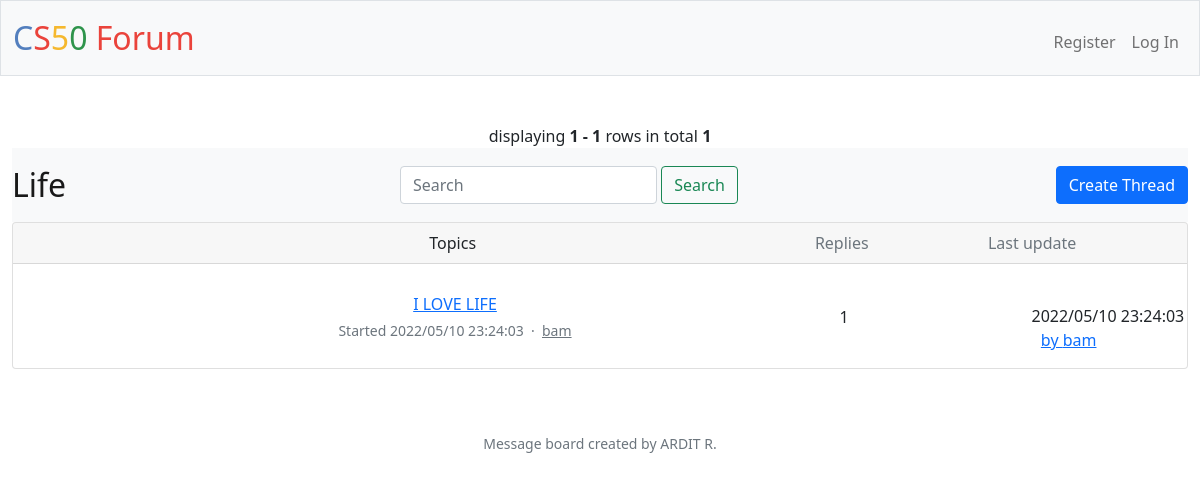
The app's page /life with its own data.
### tables this page shows
CREATE TABLE thread (id INTEGER PRIMARY KEY AUTOINCREMENT NOT NULL, user TEXT NOT NULL, title TEXT NOT NULL, replies INTEGER NOT NULL DEFAULT 1, board TEXT NOT NULL, creation TEXT NOT NULL, latest TEXT NOT NULL, user_id INTEGER CANNOT BE NULL, latest_user TEXT, latest_id INTEGER);

### app.py (the view)
@app.route("/life")
def life():
    try:
        id = session["user_id"]
    except KeyError:
        id = ""
    row_user = db.execute("SELECT * FROM users WHERE id = ?", id)
    if len(row_user) < 1:
        user = ""
    else:
        user = row_user[0]["username"]
    rows = db.execute("SELECT * FROM thread WHERE board = 'life' ORDER BY latest DESC")
    page = request.args.get(get_page_parameter(), type=int, default=1)
    pagination = Pagination(page=page, per_page=5, total=len(rows), record_name='rows')
    i=(page-1) * 5
    rows1=rows[i:i+5]
    return render_template('life.html', pagination=pagination, rows=rows1, user=user)

### app.py (called while the page is built)
@app.after_request
def after_request(response):
    response.headers["Cache-Control"] = "no-cache, no-store, must-revalidate"
    response.headers["Expires"] = 0
    response.headers["Pragma"] = "no-cache"
    return response

### templates/life.html (shortened to what this page needs)
{% extends "layout.html" %}
{% block main %}
{{ pagination.info }}
    <nav class="navbar navbar-light bg-light">
        <a class="navbar-brand">Life</a>
        <form action="/search" method="get" class="form-inline">
            <div class="d-flex">
                <input class="form-control mr-sm-2" type="search" placeholder="Search" aria-label="Search" name="search">
                <button class="btn btn-outline-success my-2 my-sm-0" type="submit">Search</button>
            </div>
        </form>
        <a href="/thread" class="btn btn-primary">Create Thread</a>
    </nav>
    <link href="https://code.ionicframework.com/ionicons/2.0.1/css/ionicons.min.css" rel="stylesheet">
    <div class="card mb-3">
        <div class="card-header pl-0 pr-0">
            <div class="row no-gutters w-100 align-items-center">
                <div class="col ml-3" style="position:relative; left:55px">Topics</div>
                <div class="col-4 text-muted">
                    <div class="row no-gutters align-items-center">
                        <div class="col-4">Replies</div>
                        <div class="col-8">Last update</div>
                    </div>
                </div>
            </div>
        </div>
                {% for row in rows %}
                <div class="card-body py-3">
                    <div class="row no-gutters align-items-center">
                        <div class="col"> <a href="/viewthread?id={{ row["id"] }}" class="text-big" data-abc="true">{{ row["title"] }}</a>
                            <div class="text-muted small mt-1">Started {{ row["creation"] }} &nbsp;·&nbsp; <a href="/profile?id={{ row["user_id"] }}" class="text-muted" data-abc="true">{{ row["user"] }}</a></div>
                        </div>
                        <div class="d-none d-md-block col-4">
                            <div class="row no-gutters align-items-center">
                                <div class="col-4" style="position:relative; top:25px; left:-15px">{{ row["replies"] }}</div>
                                    <div class="media-body flex-truncate ml-2">
                                        <div class="col-8" style="margin-left: 180px">{{ row["latest"] }}</div> <a href="/profile?id={{ row["latest_id"] }}" class="col-8" style="margin-left: 160px" data-abc="true">by {{ row["latest_user"] }}</a>
                                    </div>
                            </div>
                        </div>
                    </div>
                </div>
                {% endfor %}
        </div>
{% endblock %}

### static/styles.css (style rules this page uses)
nav .navbar-brand { font-size: xx-large; }

### records on screen
thread: title "I LOVE LIFE", creation "2022/05/10 23:24:03", user "bam", replies "1", latest "2022/05/10 23:24:03", latest_user "bam"

### other values on screen
{{ pagination.info }} "displaying 1 - 1 rows in total 1"
